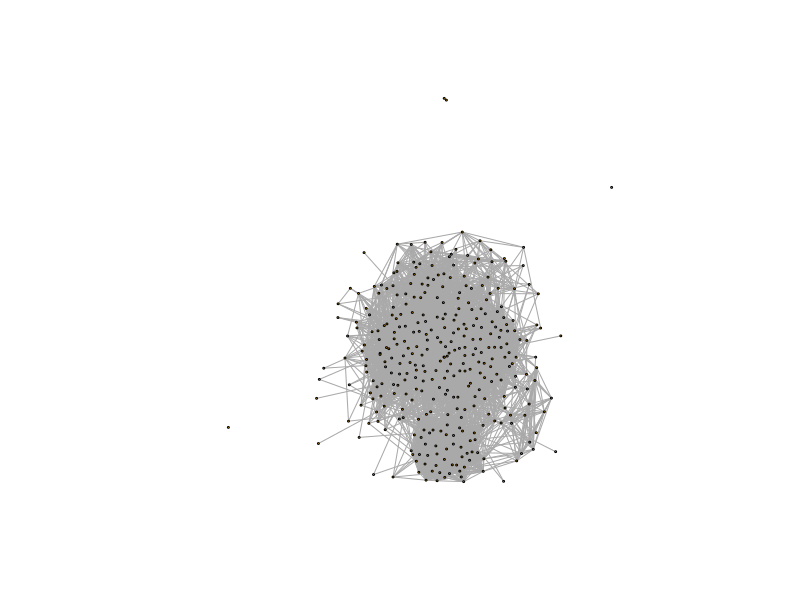
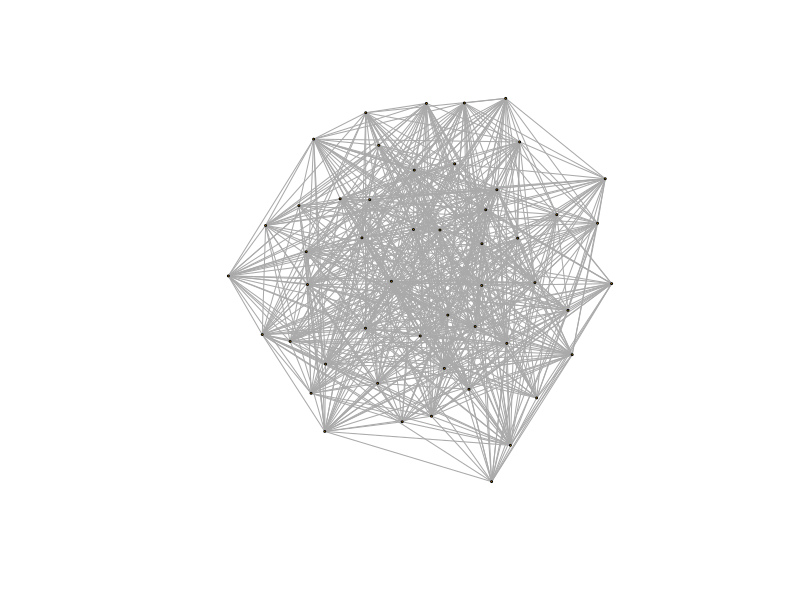
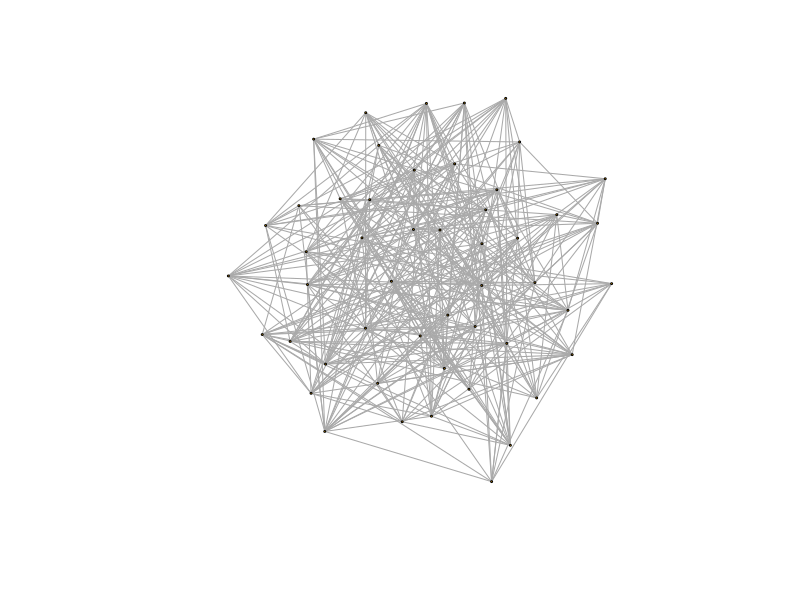
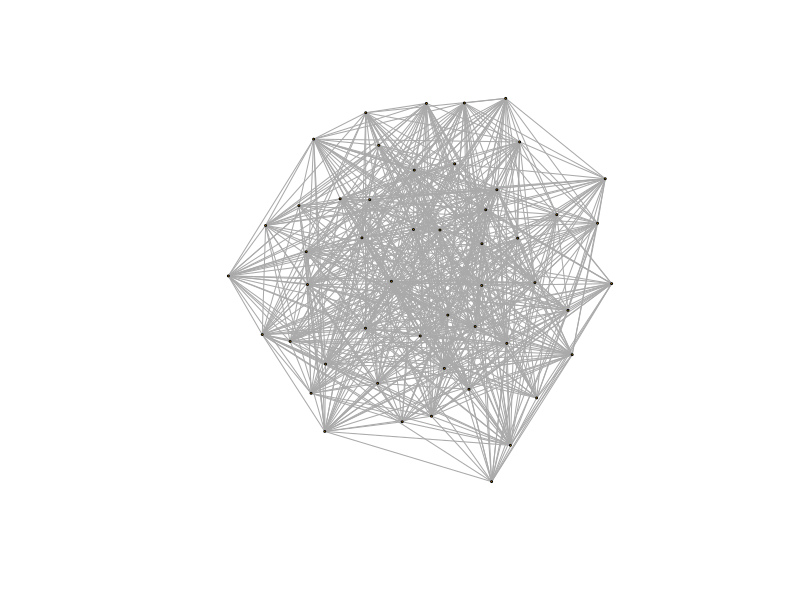
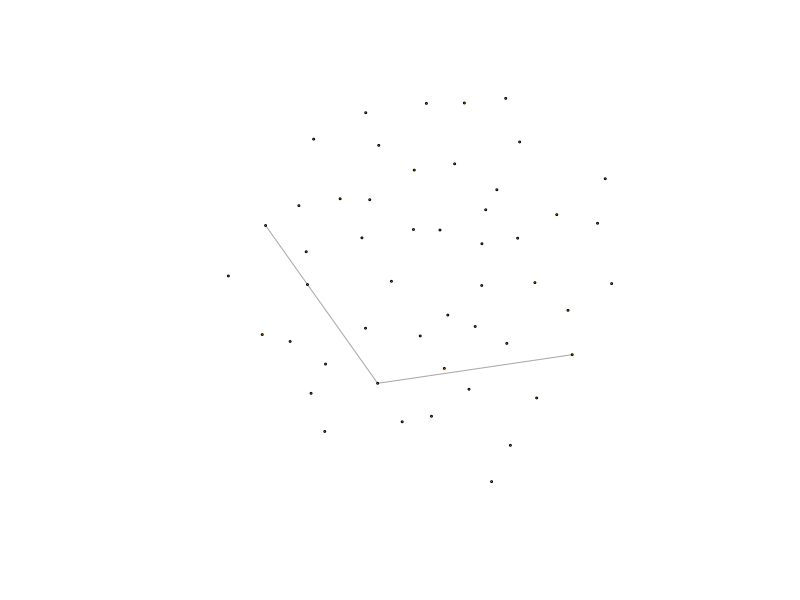

Generate these figures, in order, with R:
# excercise 2: MI filtering and network construction----

library(tidyverse)
library(igraph)
library(tidygraph)
library(ggraph)

# read data ----

mi_matrix <- read_delim(file = "mi_matrix.txt", delim = "\t")

y <- 
  mi_matrix |> 
  select(-1) |> 
  as.matrix()

rownames(y) <- mi_matrix$gene  

# diagonal by definition should be zero (avoid self loops) ----
diag(y) <- 0

################################################################################
# binarize  using a threshold ----
################################################################################

threshold <-quantile(x = y, probs = 0.9)

z <- ifelse(y >= threshold, 1, 0)

# and make a network out of it ----

g <- graph_from_adjacency_matrix(z, mode = "undirected")

mi_layout = layout_with_kk(g)
plot(g, layout = mi_layout, vertex.size = 1, vertex.label="")

#write_graph(g, file = "example_graph.graphml", format = "graphml")

# what if we try other thresholds?


################################################################################
# binarize  using a local threshold ----

# time intensive!!!
################################################################################


# let's define the disparity function ----

# Function to calculate disparity
calculate_disparity <- function(g, weight_attr = "weight") {
  # Create a new graph to store the results
  B <- g
  
  # Get the number of vertices
  vertices <- V(g)
  
  for (u in vertices) {
    # Get neighbors of node u
    neighbors_u <- neighbors(g, u)
    k <- length(neighbors_u)

        # Continue only if node has more than one neighbor
    if (k > 1) {
      # Sum of weights of edges connected to node u
      # Get the edges incident to node u
      edges_u <- E(g)[.inc(u)]
      # Sum of weights of edges connected to node u
      
      weights <- edge_attr(graph = g, name = weight_attr, index = edges_u)

      sum_w <- sum(weights)  # Access edge weights directly

            # Iterate through each neighbor v of u
      for (v in neighbors_u) {
        # Get the edge index between u and v
        edge_uv <- E(g, P = c(u, v))
        
        # Get the weight of the edge between u and v
        w <- edge_attr(graph = g, name = weight_attr, index = edge_uv)
        # Calculate p_ij
        p_ij <- w / sum_w
        
        # Calculate alpha_ij using integration
        alpha_ij <- 1 - (k - 1) * integrate(function(x) (1 - x)^(k - 2), 0, p_ij)$value
        
        # Set alpha value for the edge
        E(B)[edge_uv]$alpha <- round(alpha_ij, 4)
      }
    }
  }
  
  return(B)
}

set.seed(725)
{g_er <- erdos.renyi.game(n = 50, p.or.m = 0.5, type = "gnp", directed = "F")%>%
  set_edge_attr("weight", value = runif(ecount(.), 1, 10))
}
# Calculate disparity
g_er <- calculate_disparity(g_er)

mi_layout = layout_with_kk(g_er)
plot(g_er, layout = mi_layout, vertex.size = 1, vertex.label="")

g_er_filtered <- delete_edges(graph = g_er, edges = E(g_er)[alpha > 0.4])
plot(g_er_filtered, layout = mi_layout, vertex.size = 1, vertex.label="")


################################################################################
# binarize  using a dpi ----

# time intensive!!!
################################################################################

# Function to apply Data Processing Inequality filter with a threshold
dpi_filter <- function(mi_matrix, threshold = 0.15) {
  n <- nrow(mi_matrix)
  
  # Loop over all triplets (i, j, k)
  for (i in 1:(n-2)) {
    for (j in (i+1):(n-1)) {
      for (k in (j+1):n) {
        mi_ij <- mi_matrix[i, j]
        mi_ik <- mi_matrix[i, k]
        mi_jk <- mi_matrix[j, k]
        
        # Remove edges based on DPI and threshold
        if (mi_ik < threshold || mi_ik > min(mi_ij, mi_jk)) {
          mi_matrix[i, k] <- 0  # Remove indirect edge i-k
          mi_matrix[k, i] <- 0
        }
        if (mi_jk < threshold || mi_jk > min(mi_ij, mi_ik)) {
          mi_matrix[j, k] <- 0  # Remove indirect edge j-k
          mi_matrix[k, j] <- 0
        }
      }
    }
  }
  
  return(mi_matrix)
}

m_er <- as_adjacency_matrix(g_er, attr = "weight")

filtered_mi_matrix <- dpi_filter(m_er, threshold = 0.15)


mi_layout = layout_with_kk(g_er)
plot(g_er, layout = mi_layout, vertex.size = 1, vertex.label="")

g_er_filtered <- graph_from_adjacency_matrix(filtered_mi_matrix, mode = "undirected", weighted = T)
plot(g_er_filtered, layout = mi_layout, vertex.size = 1, vertex.label="")
